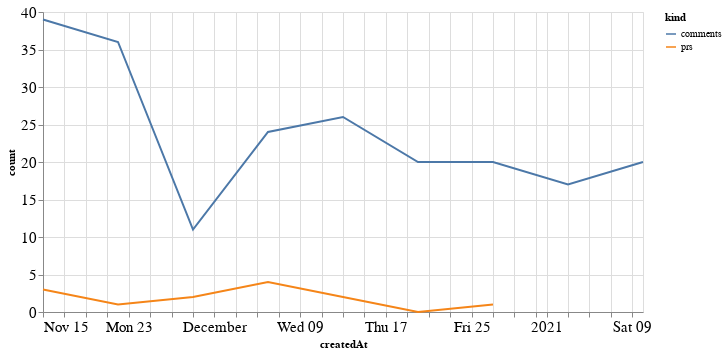

Notebook source saved alongside this figure:
### Code cell
alt.Chart(total_time, width=600).mark_line().encode(
    x='createdAt',
    y='count',
    color='kind'
)

### Figure 1 — Vega-Lite specification as saved in the notebook (floating-point values rounded to 4 significant figures)
{"config": {"axisLeft": {"labelFontSize": 15}, "axisBottom": {"labelFontSize": 15}}, "data": {"name": "data-a155101ca93d034762c1ea65df29629c"}, "mark": "line", "encoding": {"color": {"type": "nominal", "field": "kind"}, "x": {"type": "temporal", "field": "createdAt"}, "y": {"type": "quantitative", "field": "count"}}, "width": 600, "$schema": "https://vega.github.io/schema/vega-lite/v4.8.1.json", "datasets": {"data-a155101ca93d034762c1ea65df29629c": [{"createdAt": "2020-11-15T00:00:00", "kind": "prs", "count": 3.0}, {"createdAt": "2020-11-22T00:00:00", "kind": "prs", "count": 1.0}, {"createdAt": "2020-11-29T00:00:00", "kind": "prs", "count": 2.0}, {"createdAt": "2020-12-06T00:00:00", "kind": "prs", "count": 4.0}, {"createdAt": "2020-12-13T00:00:00", "kind": "prs", "count": 2.0}, {"createdAt": "2020-12-20T00:00:00", "kind": "prs", "count": 0.0}, {"createdAt": "2020-12-27T00:00:00", "kind": "prs", "count": 1.0}, {"createdAt": "2021-01-03T00:00:00", "kind": "prs", "count": null}, {"createdAt": "2021-01-10T00:00:00", "kind": "prs", "count": null}, {"createdAt": "2020-11-15T00:00:00", "kind": "comments", "count": 39.0}, {"createdAt": "2020-11-22T00:00:00", "kind": "comments", "count": 36.0}, {"createdAt": "2020-11-29T00:00:00", "kind": "comments", "count": 11.0}, {"createdAt": "2020-12-06T00:00:00", "kind": "comments", "count": 24.0}, {"createdAt": "2020-12-13T00:00:00", "kind": "comments", "count": 26.0}, {"createdAt": "2020-12-20T00:00:00", "kind": "comments", "count": 20.0}, {"createdAt": "2020-12-27T00:00:00", "kind": "comments", "count": 20.0}, {"createdAt": "2021-01-03T00:00:00", "kind": "comments", "count": 17.0}, {"createdAt": "2021-01-10T00:00:00", "kind": "comments", "count": 20.0}]}}
